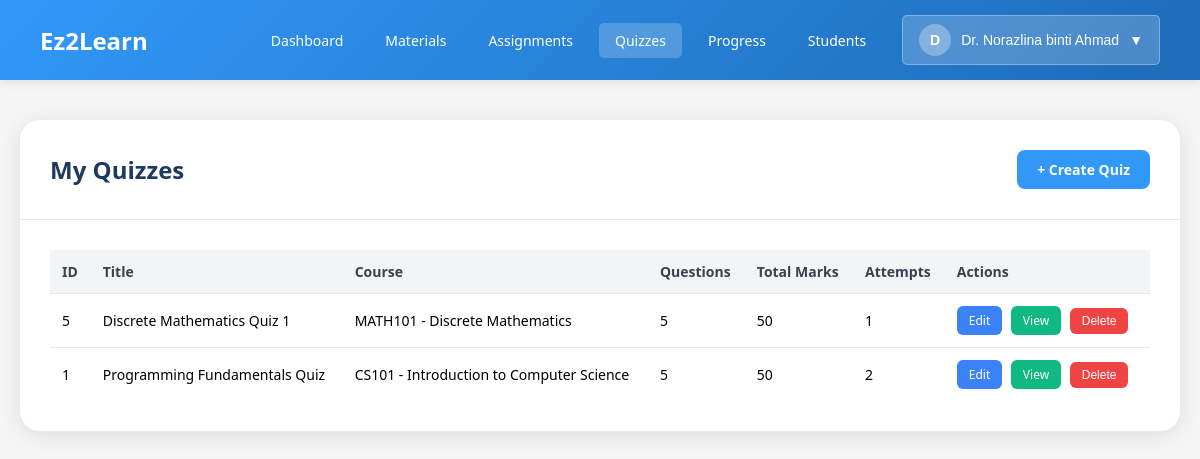
The app's page /lecturer/module-quizzes/index.php (signed in) with its own data.
### tables this page shows
CREATE TABLE quizzes (
    quiz_id INT AUTO_INCREMENT PRIMARY KEY,
    course_id INT NOT NULL,
    lecturer_id INT NOT NULL,
    title VARCHAR(150) NOT NULL,
    total_marks INT,
    FOREIGN KEY (course_id) REFERENCES courses(course_id),
    FOREIGN KEY (lecturer_id) REFERENCES users(user_id)
);

CREATE TABLE courses (
    course_id INT AUTO_INCREMENT PRIMARY KEY,
    course_code VARCHAR(20) UNIQUE NOT NULL,
    course_name VARCHAR(100) NOT NULL,
    description TEXT,
    status ENUM('open','closed') DEFAULT 'open'
);

### lecturer/module-quizzes/index.php (the view, shortened to what this page needs)
<?php
$db_host = 'localhost';
$db_user = 'root';
$db_pass = '';
$db_name = 'ez2learn';
$conn = mysqli_connect($db_host, $db_user, $db_pass, $db_name);
$lecturer_id = $_SESSION['user_id'] ?? 0;
$quizzes_query = "
    SELECT
        q.quiz_id, q.title, q.total_marks,
        c.course_code, c.course_name,
        COUNT(DISTINCT qq.question_id) as questions_count,
        COUNT(DISTINCT qa.student_id) as attempts_count
    FROM quizzes q
    LEFT JOIN courses c ON q.course_id = c.course_id
    LEFT JOIN quiz_questions qq ON q.quiz_id = qq.quiz_id
    LEFT JOIN quiz_attempts qa ON q.quiz_id = qa.quiz_id
    WHERE q.lecturer_id = ?
    GROUP BY q.quiz_id
    ORDER BY q.quiz_id DESC
";
$stmt = mysqli_prepare($conn, $quizzes_query);
mysqli_stmt_bind_param($stmt, "i", $lecturer_id);
mysqli_stmt_execute($stmt);
$result = mysqli_stmt_get_result($stmt);
$quizzes = mysqli_fetch_all($result, MYSQLI_ASSOC);
?>
<!DOCTYPE html>
<html lang="en">
<head>
</head>
<body>
    <div class="header">
        <div class="header-top">
            <div class="logo-text">Ez2Learn</div>
            <div class="header-right">
                <ul class="nav-menu">
                    <li><a href="../index.php">Dashboard</a></li>
                    <li><a href="../module-managelearning/index.php">Materials</a></li>
                    <li><a href="../module-assignments/index.php">Assignments</a></li>
                    <li><a href="index.php" class="active">Quizzes</a></li>
                    <li><a href="../module-progress/index.php">Progress</a></li>
                    <li><a href="../module-usermanagement/index.php">Students</a></li>
                </ul>
                <div class="profile-dropdown" id="profileDropdown">
                    <button class="profile-btn" onclick="toggleDropdown()">
                        <div class="profile-icon"><?php echo strtoupper(substr($_SESSION['name'] ?? 'L', 0, 1)); ?></div>
                        <span><?php echo htmlspecialchars($_SESSION['name'] ?? 'Lecturer'); ?></span>
                        <span>▼</span>
                    </button>
                </div>
            </div>
        </div>
    </div>
    <div class="container">
        <div class="page-container">
            <div class="page-header">
                <h1 class="page-title">My Quizzes</h1>
                <a href="create-quiz.php" class="btn-add">+ Create Quiz</a>
            </div>
            <div class="content">
                <div class="table-wrapper">
                    <table>
                        <thead>
                            <tr>
                                <th>ID</th>
                                <th>Title</th>
                                <th>Course</th>
                                <th>Questions</th>
                                <th>Total Marks</th>
                                <th>Attempts</th>
                                <th>Actions</th>
                            </tr>
                        </thead>
                        <tbody>
                            <?php if (empty($quizzes)): ?>
                                <tr>
                                    <td colspan="7" style="text-align: center; padding: 40px; color: #6b7280;">No quizzes found</td>
                                </tr>
                            <?php else: ?>
                                <?php foreach ($quizzes as $quiz): ?>
                                    <tr>
                                        <td><?php echo $quiz['quiz_id']; ?></td>
                                        <td><?php echo htmlspecialchars($quiz['title']); ?></td>
                                        <td><?php echo htmlspecialchars($quiz['course_code'] . ' - ' . $quiz['course_name']); ?></td>
                                        <td><?php echo $quiz['questions_count']; ?></td>
                                        <td><?php echo $quiz['total_marks'] ?? 'N/A'; ?></td>
                                        <td><?php echo $quiz['attempts_count']; ?></td>
                                        <td>
                                            <a href="edit-quiz.php?quiz_id=<?php echo $quiz['quiz_id']; ?>" class="btn-action btn-edit">Edit</a>
                                            <a href="view-quiz.php?quiz_id=<?php echo $quiz['quiz_id']; ?>" class="btn-action btn-view">View</a>
                                            <button class="btn-action btn-delete" onclick="deleteQuiz(<?php echo $quiz['quiz_id']; ?>, '<?php echo htmlspecialchars($quiz['title']); ?>')">Delete</button>
                                        </td>
                                    </tr>
                                <?php endforeach; ?>
                            <?php endif; ?>
                        </tbody>
                    </table>
                </div>
            </div>
        </div>
    </div>
</body>
</html>

### lecturer/module-quizzes/index.php (style rules this page uses)
* { margin: 0; padding: 0; box-sizing: border-box; }
body { font-family: 'Segoe UI', Tahoma, Geneva, Verdana, sans-serif; background: #f5f5f5; }
.header { background: linear-gradient(135deg, #3198F8 0%, #1e6bb8 100%); color: white; padding: 0; box-shadow: 0 2px 10px rgba(0, 0, 0, 0.1); }
.header-top { padding: 15px 40px; display: flex; justify-content: space-between; align-items: center; max-width: 1400px; margin: 0 auto; }
.logo-text { font-size: 24px; font-weight: bold; }
.header-right { display: flex; align-items: center; gap: 20px; }
.nav-menu { display: flex; gap: 10px; list-style: none; }
.nav-menu a { color: white; text-decoration: none; padding: 8px 16px; border-radius: 5px; transition: all 0.3s ease; font-size: 14px; }
.nav-menu a:hover, .nav-menu a.active { background: rgba(255, 255, 255, 0.2); }
.profile-dropdown { position: relative; }
.profile-btn { display: flex; align-items: center; gap: 10px; background: rgba(255, 255, 255, 0.2); color: white; border: 1px solid rgba(255, 255, 255, 0.3); padding: 8px 16px; border-radius: 5px; cursor: pointer; transition: all 0.3s ease; font-size: 14px; }
.profile-icon { width: 32px; height: 32px; border-radius: 50%; background: rgba(255, 255, 255, 0.3); display: flex; align-items: center; justify-content: center; font-weight: bold; }
.container { max-width: 1400px; margin: 40px auto; padding: 0 20px; }
.page-container { background: #ffffff; border-radius: 20px; box-shadow: 0 4px 20px rgba(0, 0, 0, 0.1); overflow: hidden; }
.page-header { padding: 30px; border-bottom: 1px solid #e5e7eb; display: flex; justify-content: space-between; align-items: center; }
.page-title { font-size: 24px; font-weight: 700; color: #1e3a5f; }
.btn-add { background: #3198F8; color: white; border: none; padding: 10px 20px; border-radius: 8px; cursor: pointer; font-size: 14px; font-weight: 600; text-decoration: none; display: inline-block; }
.content { padding: 30px; }
.table-wrapper { overflow-x: auto; }
table { width: 100%; border-collapse: collapse; }
thead { background: #f3f4f6; }
th { padding: 12px; text-align: left; font-weight: 600; font-size: 14px; color: #374151; }
td { padding: 12px; border-top: 1px solid #e5e7eb; font-size: 14px; }
.btn-action { padding: 6px 12px; border: none; border-radius: 6px; cursor: pointer; font-size: 12px; margin-right: 5px; text-decoration: none; display: inline-block; }
.btn-edit { background: #3b82f6; color: white; }
.btn-view { background: #10b981; color: white; }
.btn-delete { background: #ef4444; color: white; }

### records on screen
quizzes: quiz_id "5", title "Discrete Mathematics Quiz 1", course.course_name "MATH101 - Discrete Mathematics", questions_count "5", total_marks "50", attempts_count "1"
quizzes: quiz_id "1", title "Programming Fundamentals Quiz", course.course_name "CS101 - Introduction to Computer Science", questions_count "5", total_marks "50", attempts_count "2"

### other values on screen
substr($_SESSION['name'] ?? 'L', 0, 1) "D"
$_SESSION['name'] "Dr. Norazlina binti Ahmad"
